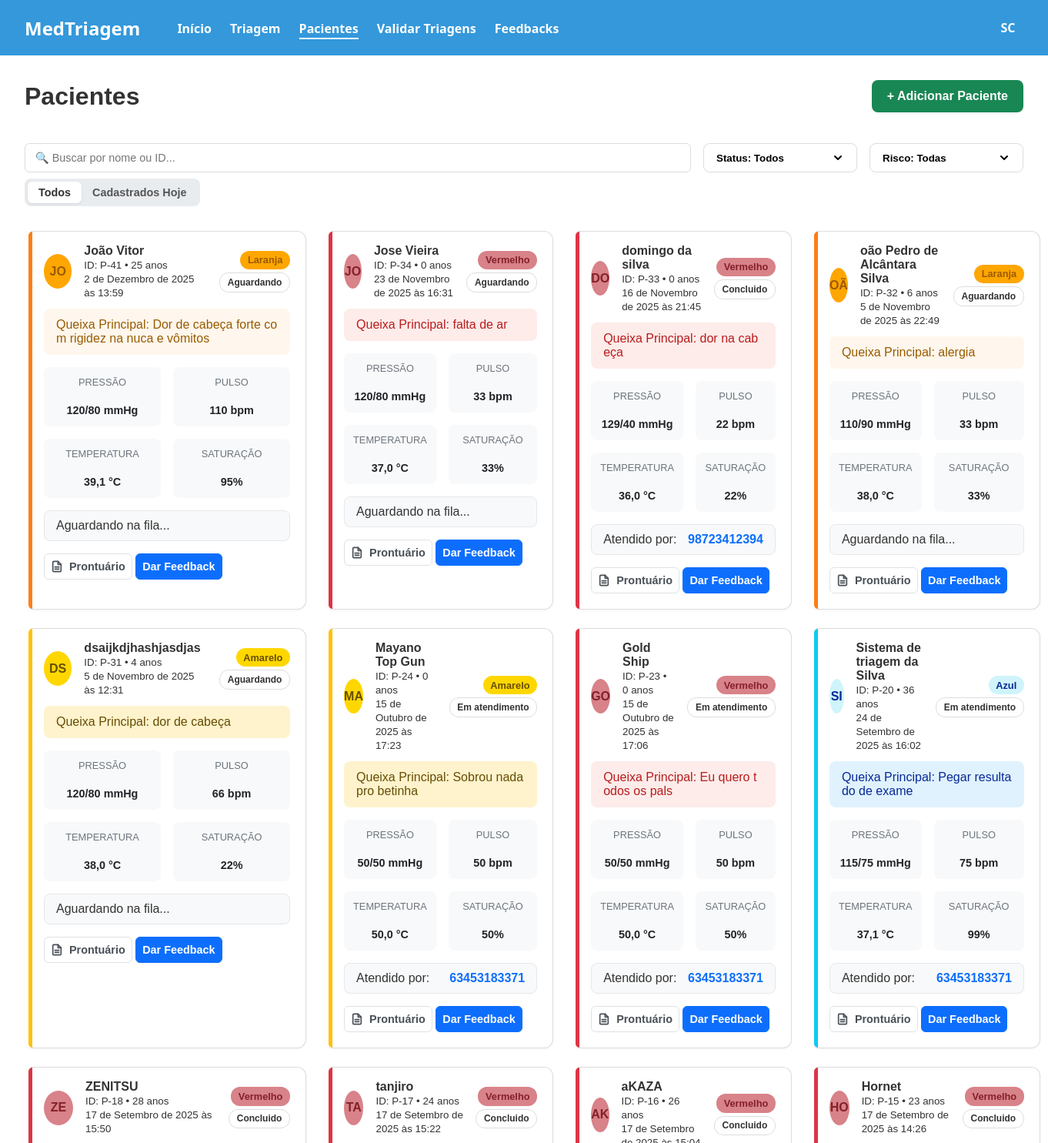
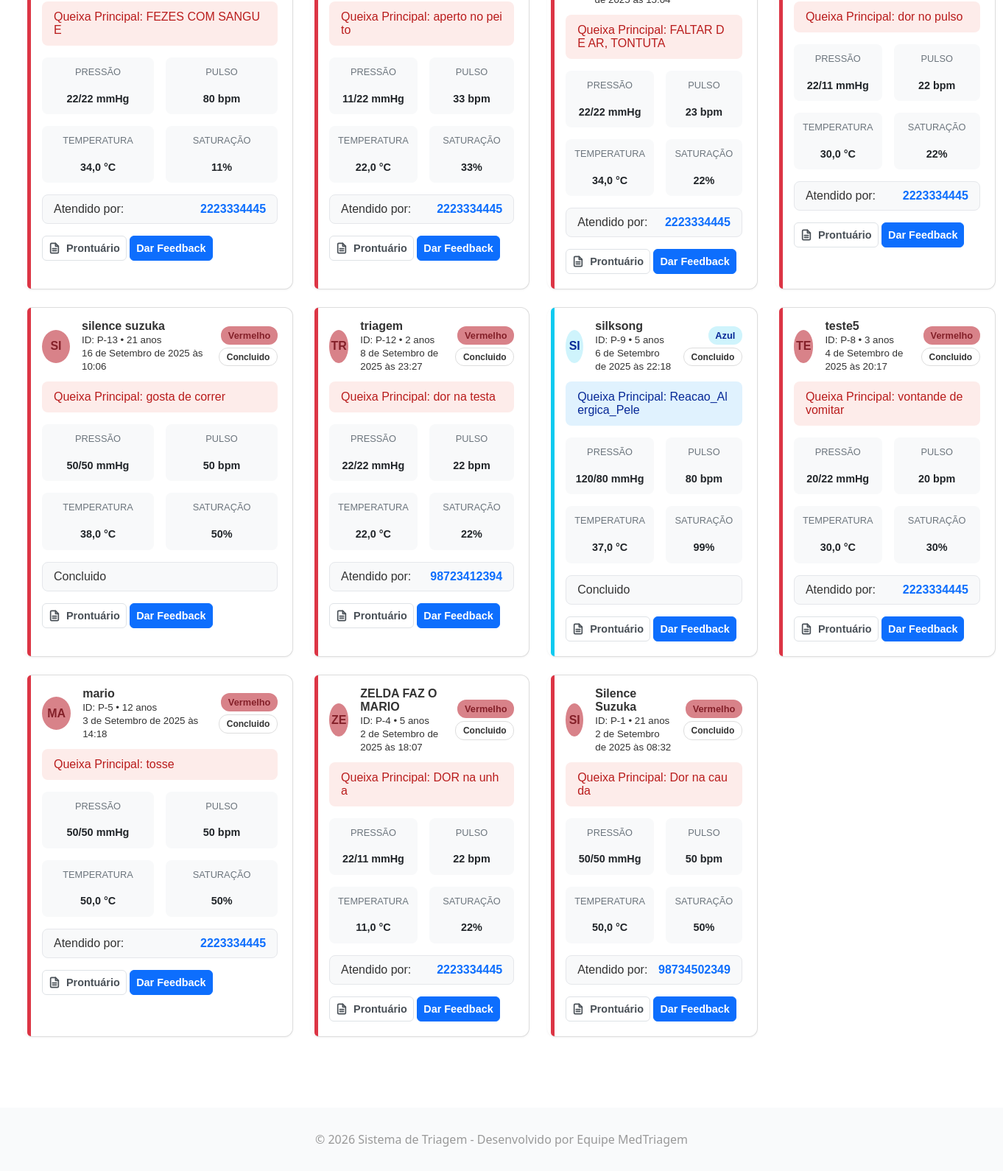
The page /master/listar/ (signed in) on the database its author committed (2 pictures, top to bottom).
### triagem/models.py (models this page shows, shortened)
class Paciente(models.Model):
    unidade_saude = models.ForeignKey(UnidadeSaude, on_delete=models.CASCADE, null=True) # Campo OBRIGATÓRIO
    Sexualidade = [
        ('Masculino', 'Masculino'),
        ('Feminino', 'Feminino'),
    ]
    Convenios = [
        ('SUS', 'SUS'),
        ('Particular', 'Particular'),
        ('Unimed', 'Unimed'),
        ('Bradesco Saude', 'Bradesco Saude'),
        ('Amil', 'Amil'),
        ('SulAmérica', 'SulAmérica'),
        ('Hapvida', 'Hapvida'),
    ]
    Status = [
        ('Pendente', 'Pendente'),
        ('Aguardando', 'Aguardando'),
        ('Em atendimento', 'Em atendimento'),
        ('Concluido', 'Concluido'),
    ]
    Sintomas = [
        ('Dor_Toracica', 'Dor Torácica / Aperto no Peito'),
        ('Falta_de_Ar', 'Falta de Ar / Dificuldade para Respirar'),
        ('Alteracao_Neurologica_Grave', 'Alteração de Consciência / Convulsão / Confusão'),
        ('Sangramento_Ativo', 'Sangramento Ativo / Vômito ou Fezes com Sangue'),
        ('Febre', 'Febre / Calafrios'),
        ('Dor_de_Cabeca', 'Dor de Cabeça'),
        ('Tontura_MalEstar', 'Tontura / Fraqueza / Mal-estar Geral'),
        ('Sintomas_Respiratorios_Leves', 'Tosse / Espirros / Dor de Garganta'),
        ('Dor_Abdominal', 'Dor Abdominal / Cólica'),
        ('Sintomas_Gastrointestinais', 'Náusea / Vômito / Diarreia'),
        ('Lesao_Trauma', 'Lesão / Trauma / Queda Recente'),
        ('Dor_Locomotora', 'Dor Muscular / Articular / Lombar'),
        ('Reacao_Alergica_Pele', 'Reação Alérgica / Erupção na Pele / Inchaço'),
        ('Queixa_Urinaria', 'Queixa Urinária (Dor ao urinar / Sangue na urina)'),
        ('Outro', 'Outro'),
    ]
    Risco = [
        ('Vermelho', 'Emergência'),
        ('Laranja', 'Muito Urgente'),
        ('Amarelo', 'Urgente'),
        ('Verde', 'Pouco Urgente'),
        ('Azul', 'Não Urgente'),
    ]
    Profissionais = [
        ('Clinica Medica', 'Clinica Medica'),
        ('Ortopedia', 'Ortopedia'),
        ('Pediatria', 'Pediatria'),
        ('Cardiologia', 'Cardiologia'),
        ('Neurologia', 'Neurologia'),
    ]
    nome = models.CharField(max_length=100)
    data_nascimento = models.DateField(verbose_name="Data de Nascimento", null=True, blank=True)
    sexo = models.CharField(choices=Sexualidade, max_length=50)
    cpf = models.CharField(unique=True, max_length=14)
    convenio = models.CharField(choices=Convenios, max_length=50)
    telefone = models.CharField(max_length=20, blank=True, null=True)
    cep = models.CharField(max_length=9, blank=True, null=True)
    endereco = models.CharField(max_length=255, blank=True, null=True)
    numero = models.CharField(max_length=10, blank=True, null=True)
    bairro = models.CharField(max_length=100, blank=True, null=True)
    cidade = models.CharField(max_length=100, blank=True, null=True)
    uf = models.CharField(max_length=2, blank=True, null=True)
    nome_responsavel = models.CharField(max_length=100, blank=True, null=True, verbose_name="Nome do Responsável")
    cpf_responsavel = models.CharField(max_length=14, blank=True, null=True, verbose_name="CPF do Responsável")
    temperatura = models.FloatField(max_length=3)
    pressao_sistolica = models.CharField(max_length=3) # Valor maior
    pressao_diastolica = models.CharField(max_length=3) # Valor menor
    pulso = models.CharField(max_length=3)
    frequenciaRespiratoria = models.CharField(max_length=3)
    saturacao = models.CharField(max_length=3)
    glicemia = models.CharField(max_length=3)
    dor = models.IntegerField(validators=[MinValueValidator(0), MaxValueValidator(10)])
    queixa = models.CharField(max_length=1000)
    inicio_sintomas = models.DateField()
    sintomas_associados = models.CharField(choices=Sintomas, max_length=50)
    observacoes = models.CharField(blank=True, null=True, max_length=1000)
    classificacao = models.CharField(choices=Risco, max_length=50,blank=True, null=True)
    justificativa = models.CharField(max_length=255, blank=True, null=True)
    encaminhamento = models.CharField(choices=Profissionais, max_length=50,blank=True, null=True)
    status = models.CharField(max_length=30, choices=Status, default='Pendente',blank=True, null=True)
    hora_chegada = models.DateTimeField(default=timezone.now, blank=True)
    hora_inicio_atendimento = models.DateTimeField(null=True, blank=True)
    hora_fim_atendimento = models.DateTimeField(null=True, blank=True)
    atendente = models.ForeignKey(settings.AUTH_USER_MODEL, on_delete=models.PROTECT, related_name='pacientes_criados')
    medico_responsavel = models.ForeignKey(settings.AUTH_USER_MODEL, on_delete=models.SET_NULL, related_name='pacientes_atendidos', null=True, blank=True)
    @property
    def idade(self):
        if not self.data_nascimento:
            return None # Retorna nada se a data de nascimento não estiver preenchida
        hoje = date.today()
        idade_calculada = hoje.year - self.data_nascimento.year - ((hoje.month, hoje.day) < (self.data_nascimento.month, self.data_nascimento.day))
        return idade_calculada
    @property
    def pressao_arterial(self):
        return f"{self.pressao_sistolica}/{self.pressao_diastolica}"

class CustomUser(AbstractUser):
    unidade_saude = models.ForeignKey(UnidadeSaude, on_delete=models.CASCADE, null=True) # Campo OBRIGATÓRIO
    class TipoUsuario(models.TextChoices):
        ATENDENTE = 'ATENDENTE', 'Atendente'
        MEDICO = 'MEDICO', 'Médico'
        ENFERMEIRO = 'ENFERMEIRO', 'Enfermeiro'
        ADMIN = 'ADMIN', 'Admin'
    UF_CHOICES = [
        ('AC', 'AC'), ('AL', 'AL'), ('AP', 'AP'), ('AM', 'AM'), ('BA', 'BA'),
        ('CE', 'CE'), ('DF', 'DF'), ('ES', 'ES'), ('GO', 'GO'), ('MA', 'MA'),
        ('MT', 'MT'), ('MS', 'MS'), ('MG', 'MG'), ('PA', 'PA'), ('PB', 'PB'),
        ('PR', 'PR'), ('PE', 'PE'), ('PI', 'PI'), ('RJ', 'RJ'), ('RN', 'RN'),
        ('RS', 'RS'), ('RO', 'RO'), ('RR', 'RR'), ('SC', 'SC'), ('SP', 'SP'),
        ('SE', 'SE'), ('TO', 'TO'),
    ]
    Especializacoes = [
        ('CLINICA_GERAL', 'Clínica Geral'),
        ('CARDIOLOGIA', 'Cardiologia'),
        ('ORTOPEDIA', 'Ortopedia'),
        ('PEDIATRIA', 'Pediatria'),
        ('NEUROLOGIA', 'Neurologia'),
        ('OUTRA', 'Outra')
    ]
    nome_completo = models.CharField(max_length=255)
    email = models.EmailField(unique=True)
    cpf = models.CharField(max_length=14, unique=True)
    telefone = models.CharField(max_length=20, blank=True, null=True)
    tipo_usuario = models.CharField(max_length=20, choices=TipoUsuario.choices, default=TipoUsuario.ATENDENTE)
    crm = models.CharField(max_length=20, blank=True, null=True, verbose_name="CRM (Apenas para Médicos)")
    especializacao = models.CharField(max_length=50, choices=Especializacoes,blank=True,null=True)
    coren = models.CharField(max_length=20, blank=True, null=True, verbose_name="COREN (Apenas para Téc. de Enfermagem)")
    uf_registro = models.CharField(max_length=2, choices=UF_CHOICES, blank=True, null=True, verbose_name="UF do Registro Profissional")
    foto_perfil = models.ImageField(upload_to='fotos_perfil/', default='fotos_perfil/default.jpg', null=True,blank=True,verbose_name="Foto de Perfil")
    USERNAME_FIELD = 'username'
    REQUIRED_FIELDS = ['email', 'nome_completo', 'cpf']

### triagem/views.py (the view)
# urls.py: path('listar/', list_view, name='listar'),
@login_required
def list_view(request):
    unidade_atual = request.user.unidade_saude
    pacientes = Paciente.objects.exclude(status='Pendente').order_by('-id')
    status_contagem = Counter(p.status for p in pacientes)
    return render(request, 'site/listar.html', {
        'pacientes': pacientes,
        'status_contagem': status_contagem,
        'pagina_ativa': 'pacientes'
    })

### triagem/templates/site/listar.html (shortened to what this page needs)
{% extends 'site/headerBase.html' %}
{% load static %}
{% block styles %}
    <link rel="stylesheet" href="{% static 'front/css/listar.css' %}?v=4">
{% endblock %}
{% block content %}
<main class="pacientes-container">
    <div class="pacientes-header">
        <h2>Pacientes</h2>
        {% if user.tipo_usuario != 'MEDICO' %}
        <a href="{% url 'hosp:criar' %}">
            <button class="btn-adicionar">+ Adicionar Paciente</button>
            </a>
        {% endif %}
    </div>
    <div class="filtros-container">
        <div class="filtros-principal">
            <div class="busca-container-vertical">
                <input type="text" id="busca-input" placeholder="🔍 Buscar por nome ou ID..." class="busca-input">
                <div class="filtro-data-container">
                    <button class="btn-filtro-data ativo" data-periodo="todos">Todos</button>
                    <button class="btn-filtro-data" data-periodo="hoje">Cadastrados Hoje</button>
                </div>
            </div>
            <div class="filtro-dropdown-container">
                <button class="filtro-ativar-btn" id="status-filtro-btn">
                    <span>Status: Todos</span>
                    <svg width="16" height="16" viewBox="0 0 24 24" fill="none" stroke="currentColor" stroke-width="3" stroke-linecap="round" stroke-linejoin="round"><path d="M6 9l6 6 6-6"/></svg>
                </button>
            </div>
            <div class="filtro-dropdown-container">
                <button class="filtro-ativar-btn" id="risco-filtro-btn">
                    <span>Risco: Todas</span>
                    <svg width="16" height="16" viewBox="0 0 24 24" fill="none" stroke="currentColor" stroke-width="3" stroke-linecap="round" stroke-linejoin="round"><path d="M6 9l6 6 6-6"/></svg>
                </button>
            </div>
        </div>
    </div>
    <div class="cards-pacientes">
        {% for paciente in pacientes %}
        <div class="card-paciente {{ paciente.classificacao|lower }}" data-cor="{{ paciente.classificacao|lower }}" data-status="{{ paciente.status }}" data-cadastro="{{ paciente.hora_chegada|date:'Y-m-d' }}">
            <div class="card-topo">
                <div class="bolinha {{ paciente.classificacao|lower }}">{{ paciente.nome|slice:":2"|upper }}</div>
                <div class="card-info">
                    <strong>{{ paciente.nome }}</strong>
                    <br>
                    <small>ID: P-{{ paciente.id }} • {{ paciente.idade }} anos</small>
                    <br>
                    <small>{{ paciente.hora_chegada }}</small>
                </div>
                <div class="topo-direita">
                    <span class="tag {{ paciente.classificacao|lower }}">{{ paciente.classificacao }}</span>
                    <span class="status-paciente">{{ paciente.status|default:'Aguardando' }}</span>
                </div>
            </div>
            <p class="queixa">Queixa Principal: {{ paciente.queixa }}</p>
            <div class="detalhes">
                <div class="pressao"><b>Pressão</b><br>{{ paciente.pressao_arterial }} mmHg</div>
                <div class="pulso"><b>Pulso</b><br>{{ paciente.pulso }} bpm</div>
                <div class="temperatura"><b>Temperatura</b><br>{{ paciente.temperatura }} °C</div>
                <div class="saturacao"><b>Saturação</b><br>{{ paciente.saturacao }}%</div>
            </div>
            {% if user.tipo_usuario != 'MEDICO' %}
            <div class="status-atendimento-container">
                <div class="atendido-por">
                    {% if paciente.status == 'Aguardando' %}
                        <span class="status-info">Aguardando na fila...</span>
                    {% elif paciente.status == 'Em atendimento' or paciente.status == 'Concluido' %}
                        {% if paciente.medico_responsavel %}
                            <span class="status-info">Atendido por:</span>
                            <span class="medico">{{ paciente.medico_responsavel.username }}</span>
                        {% else %}
                            <span class="status-info">{{ paciente.get_status_display }}</span>
                        {% endif %}
                    {% endif %}
                </div>
            </div>
            {% endif %}
            <div class="card-actions">
                <div class="acoes-botoes">
                    <a href="{% url 'hosp:mostrar' paciente.id %}" class="btn-prontuario">
                        <span>Prontuário</span>
                    </a>
                    <a href="{% url 'hosp:dar_feedback' pk=paciente.pk %}" class="btn btn-secondary btn-sm mt-1">Dar Feedback</a>
                </div>
            </div>
        </div>
            {% empty %}
            <p style="grid-column: 1 / -1; text-align: center; color: #777;">
                Nenhum paciente encontrado no banco de dados.
            </p>
        {% endfor %}
    </div>
</main>
{% endblock %}

### triagem/static/front/css/base.css (style rules this page uses)
body { margin: 0; font-family: 'Segoe UI', Tahoma, Geneva, Verdana, sans-serif; background-color: #ffffff; color: #333; }
main { background-color: #ffffff; }

### rows shown on the page
Paciente: nome "JO", nome "João Vitor", id "41", idade "25", hora_chegada "2 de Dezembro de 2025 às 13:59", classificacao "Laranja", status "Aguardando", queixa "Dor de cabeça forte com rigidez na nuca e vômitos", pressao_arterial "120/80", pulso "110", temperatura "39,1", saturacao "95", shows "Aguardando na fila..."
Paciente: nome "JO", nome "Jose Vieira", id "34", idade "0", hora_chegada "23 de Novembro de 2025 às 16:31", classificacao "Vermelho", status "Aguardando", queixa "falta de ar", pressao_arterial "120/80", pulso "33", temperatura "37,0", saturacao "33", shows "Aguardando na fila..."
Paciente: nome "DO", nome "domingo da silva", id "33", idade "0", hora_chegada "16 de Novembro de 2025 às 21:45", classificacao "Vermelho", status "Concluido", queixa "dor na cabeça", pressao_arterial "129/40", pulso "22", temperatura "36,0", saturacao "22", medico_responsavel.username "98723412394"
Paciente: nome "OÃ", nome "oão Pedro de Alcântara Silva", id "32", idade "6", hora_chegada "5 de Novembro de 2025 às 22:49", classificacao "Laranja", status "Aguardando", queixa "alergia", pressao_arterial "110/90", pulso "33", temperatura "38,0", saturacao "33", shows "Aguardando na fila..."
Paciente: nome "DS", nome "dsaijkdjhashjasdjas", id "31", idade "4", hora_chegada "5 de Novembro de 2025 às 12:31", classificacao "Amarelo", status "Aguardando", queixa "dor de cabeça", pressao_arterial "120/80", pulso "66", temperatura "38,0", saturacao "22", shows "Aguardando na fila..."
Paciente: nome "MA", nome "Mayano Top Gun", id "24", idade "0", hora_chegada "15 de Outubro de 2025 às 17:23", classificacao "Amarelo", status "Em atendimento", queixa "Sobrou nada pro betinha", pressao_arterial "50/50", pulso "50", temperatura "50,0", saturacao "50", medico_responsavel.username "63453183371"
Paciente: nome "GO", nome "Gold Ship", id "23", idade "0", hora_chegada "15 de Outubro de 2025 às 17:06", classificacao "Vermelho", status "Em atendimento", queixa "Eu quero todos os pals", pressao_arterial "50/50", pulso "50", temperatura "50,0", saturacao "50", medico_responsavel.username "63453183371"
Paciente: nome "SI", nome "Sistema de triagem da Silva", id "20", idade "36", hora_chegada "24 de Setembro de 2025 às 16:02", classificacao "Azul", status "Em atendimento", queixa "Pegar resultado de exame", pressao_arterial "115/75", pulso "75", temperatura "37,1", saturacao "99", medico_responsavel.username "63453183371"
Paciente: nome "ZE", nome "ZENITSU", id "18", idade "28", hora_chegada "17 de Setembro de 2025 às 15:50", classificacao "Vermelho", status "Concluido", queixa "FEZES COM SANGUE", pressao_arterial "22/22", pulso "80", temperatura "34,0", saturacao "11", medico_responsavel.username "2223334445"
Paciente: nome "TA", nome "tanjiro", id "17", idade "24", hora_chegada "17 de Setembro de 2025 às 15:22", classificacao "Vermelho", status "Concluido", queixa "aperto no peito", pressao_arterial "11/22", pulso "33", temperatura "22,0", saturacao "33", medico_responsavel.username "2223334445"
Paciente: nome "AK", nome "aKAZA", id "16", idade "26", hora_chegada "17 de Setembro de 2025 às 15:04", classificacao "Vermelho", status "Concluido", queixa "FALTAR DE AR, TONTUTA", pressao_arterial "22/22", pulso "23", temperatura "34,0", saturacao "22", medico_responsavel.username "2223334445"
Paciente: nome "HO", nome "Hornet", id "15", idade "23", hora_chegada "17 de Setembro de 2025 às 14:26", classificacao "Vermelho", status "Concluido", queixa "dor no pulso", pressao_arterial "22/11", pulso "22", temperatura "30,0", saturacao "22", medico_responsavel.username "2223334445"
Paciente: nome "SI", nome "silence suzuka", id "13", idade "21", hora_chegada "16 de Setembro de 2025 às 10:06", classificacao "Vermelho", status "Concluido", queixa "gosta de correr", pressao_arterial "50/50", pulso "50", temperatura "38,0", saturacao "50"
Paciente: nome "TR", nome "triagem", id "12", idade "2", hora_chegada "8 de Setembro de 2025 às 23:27", classificacao "Vermelho", status "Concluido", queixa "dor na testa", pressao_arterial "22/22", pulso "22", temperatura "22,0", saturacao "22", medico_responsavel.username "98723412394"
Paciente: nome "SI", nome "silksong", id "9", idade "5", hora_chegada "6 de Setembro de 2025 às 22:18", classificacao "Azul", status "Concluido", queixa "Reacao_Alergica_Pele", pressao_arterial "120/80", pulso "80", temperatura "37,0", saturacao "99"
Paciente: nome "TE", nome "teste5", id "8", idade "3", hora_chegada "4 de Setembro de 2025 às 20:17", classificacao "Vermelho", status "Concluido", queixa "vontande de vomitar", pressao_arterial "20/22", pulso "20", temperatura "30,0", saturacao "30", medico_responsavel.username "2223334445"
Paciente: nome "MA", nome "mario", id "5", idade "12", hora_chegada "3 de Setembro de 2025 às 14:18", classificacao "Vermelho", status "Concluido", queixa "tosse", pressao_arterial "50/50", pulso "50", temperatura "50,0", saturacao "50", medico_responsavel.username "2223334445"
Paciente: nome "ZE", nome "ZELDA FAZ O MARIO", id "4", idade "5", hora_chegada "2 de Setembro de 2025 às 18:07", classificacao "Vermelho", status "Concluido", queixa "DOR na unha", pressao_arterial "22/11", pulso "22", temperatura "11,0", saturacao "22", medico_responsavel.username "2223334445"
Paciente: nome "SI", nome "Silence Suzuka", id "1", idade "21", hora_chegada "2 de Setembro de 2025 às 08:32", classificacao "Vermelho", status "Concluido", queixa "Dor na cauda", pressao_arterial "50/50", pulso "50", temperatura "50,0", saturacao "50", medico_responsavel.username "98734502349"
